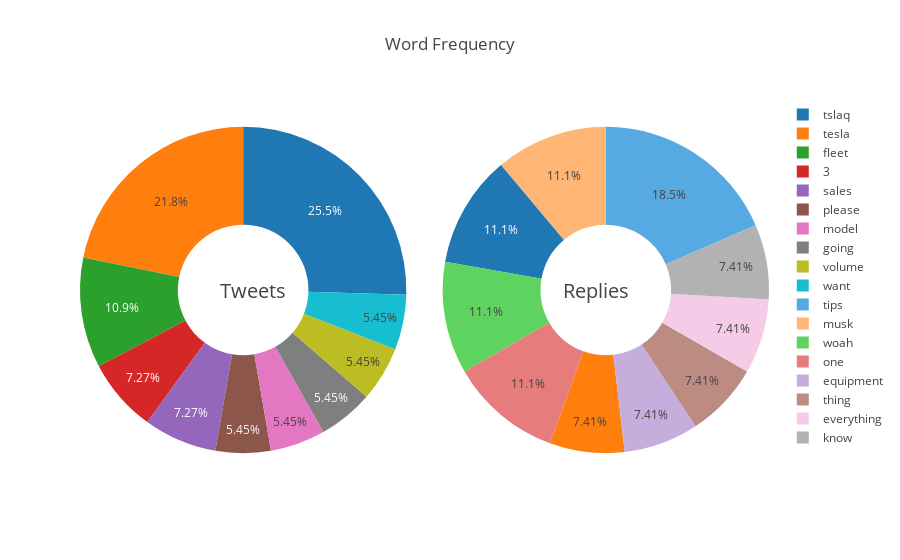

The notebook cell this image was saved under:
### Markdown cell above
### Word Frequency

The first thing we'd like to look at is word frequency within the top ranks tweets and their replies.  This could identify any patterns and could point out key words that will effect the current social sentiment that we observe.  We'll use TextBlob and our functions "get_blob" and "get_word_count" to do this then display the word count data using plotly pie charts

### Code cell
from plotly.offline import download_plotlyjs, init_notebook_mode, plot, iplot
init_notebook_mode(connected=True)

# Get text blobs and word count
tweet_blob = TwtrConvo.twtrconvo.get_blob(ticker, tweet_df)
tweet_word_count = TwtrConvo.twtrconvo.get_word_count(tweet_blob)
reply_blob = TwtrConvo.twtrconvo.get_blob(ticker, reply_df)
reply_word_count = TwtrConvo.twtrconvo.get_word_count(reply_blob)

# The pie chart will default to the top ten words for each word count unless n is
# specified to be different
fig = TwtrConvo.plots.create_pie_chart(tweet_word_count, reply_word_count)

iplot(fig)

### Figure 1 — Plotly figure (JSON) as saved in the notebook; plotly's stock layout.template omitted (floating-point values rounded to 4 significant figures)
{"data": [{"domain": {"column": 0}, "hole": 0.4, "labels": ["tslaq", "tesla", "fleet", "3", "sales", "please", "model", "going", "volume", "want"], "name": "Tweets", "type": "pie", "uid": "92cf3555-f280-4728-a882-96dac74a5da8", "values": [14, 12, 6, 4, 4, 3, 3, 3, 3, 3]}, {"domain": {"column": 1}, "hole": 0.4, "labels": ["tips", "musk", "tslaq", "woah", "one", "tesla", "equipment", "thing", "everything", "know"], "name": "Replies", "type": "pie", "uid": "5615cc77-243b-408a-96de-259a974c9c5a", "values": [5, 3, 3, 3, 3, 2, 2, 2, 2, 2]}], "layout": {"annotations": [{"font": {"size": 20}, "showarrow": false, "text": "Tweets", "x": 0.2, "y": 0.5}, {"font": {"size": 20}, "showarrow": false, "text": "Replies", "x": 0.8, "y": 0.5}], "grid": {"columns": 2, "rows": 1}, "title": "Word Frequency"}}
